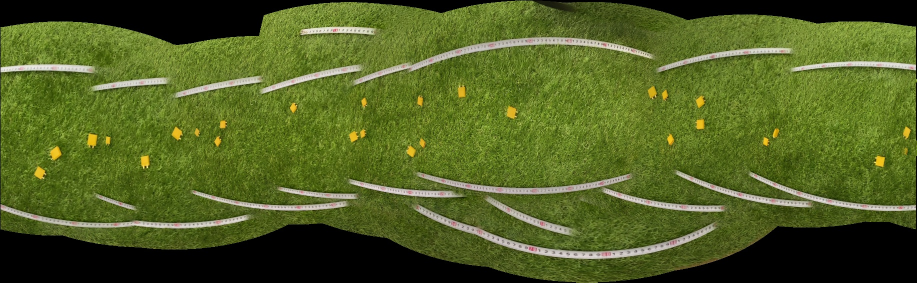
#> input picture compatpanoexample1.jpg, 1833 x 565 px (shown at 1/2 size)
$ python pano.py --first compatpanoexample1.jpg --second miyoshifloor.jpg
#> lines starting #> are read from the running program, lines starting #| are printed output that depends on the picture
### panorama.py
# import the necessary packages
import numpy as np
import imutils
import cv2


class Stitcher:
    def __init__(self):
        # determine if we are using OpenCV v3.X
        self.isv3 = imutils.is_cv3(or_better=True)

    def stitch(self, images, ratio=0.70, reprojThresh=4.0,
               showMatches=False):
        # unpack the images, then detect keypoints and extract
        # local invariant descriptors from them
        (imageB, imageA) = images
        (kpsA, featuresA) = self.detectAndDescribe(imageA)
        (kpsB, featuresB) = self.detectAndDescribe(imageB)
        # match features between the two images
        M = self.matchKeypoints(kpsA, kpsB,
                                featuresA, featuresB, ratio, reprojThresh)
        # if the match is None, then there aren't enough matched
        # keypoints to create a panorama
        #print(M)
        if M is None:
            return None
            # otherwise, apply a perspective warp to stitch the images
            # together
        (matches, H, status) = M
        result = cv2.warpPerspective(imageA, H,(imageA.shape[1] + imageB.shape[1], imageA.shape[0]))
        result[0:imageB.shape[0], 0:imageB.shape[1]] = imageB
            # check to see if the keypoint matches should be visualized
        if showMatches:
            vis = self.drawMatches(imageA, imageB, kpsA, kpsB, matches,
                                       status)
                # return a tuple of the stitched image and the
                # visualization
            return (result, vis)
            # return the stitched image
        return result

    def detectAndDescribe(self, image):
        # convert the image to grayscale
        gray = cv2.cvtColor(image, cv2.COLOR_BGR2GRAY)
        # check to see if we are using OpenCV 3.X
        if self.isv3:
            # detect and extract features from the image
            descriptor = cv2.xfeatures2d.SIFT_create()
            (kps, features) = descriptor.detectAndCompute(image, None)
        # otherwise, we are using OpenCV 2.4.X
        else:
            # detect keypoints in the image
            detector = cv2.FeatureDetector_create("SIFT")
            kps = detector.detect(gray)
            # extract features from the image
            extractor = cv2.DescriptorExtractor_create("SIFT")
            (kps, features) = extractor.compute(gray, kps)
        # convert the keypoints from KeyPoint objects to NumPy
        # arrays
        kps = np.float32([kp.pt for kp in kps])
        # return a tuple of keypoints and features
        return (kps, features)


    def matchKeypoints(self, kpsA, kpsB, featuresA, featuresB,
                       ratio, reprojThresh):
        # compute the raw matches and initialize the list of actual
        # matches
        matcher = cv2.DescriptorMatcher_create("BruteForce")
        rawMatches = matcher.knnMatch(featuresA, featuresB, 2)
        matches = []
        # loop over the raw matches
        for m in rawMatches:
            # ensure the distance is within a certain ratio of each
            # other (i.e. Lowe's ratio test)
            if len(m) == 2 and m[0].distance < m[1].distance * ratio:
                matches.append((m[0].trainIdx, m[0].queryIdx))

             # computing a homography requires at least 4 matches
            if len(matches) > 4:
                # construct the two sets of points
                ptsA = np.float32([kpsA[i] for (_, i) in matches])
                ptsB = np.float32([kpsB[i] for (i, _) in matches])
                # compute the homography between the two sets of points
                (H, status) = cv2.findHomography(ptsA, ptsB, cv2.RANSAC,
                                                     reprojThresh)
                # return the matches along with the homograpy matrix
                # and status of each matched point
                return (matches, H, status)
                # otherwise, no homograpy could be computed
        return None

    # [18 lines left out: function drawMatches, not called in this run]

### pano.py
# import the necessary packages
from panorama import Stitcher
import argparse
import imutils
import cv2

# construct the argument parse and parse the arguments
ap = argparse.ArgumentParser()
ap.add_argument("-f", "--first", required=True,
                help="path to the first image")
ap.add_argument("-s", "--second", required=True,
                help="path to the second image")
args = vars(ap.parse_args())

# load the two images and resize them to have a width of 400 pixels
# (for faster processing)
imageA = cv2.imread(args["first"])
#> imageA is the input picture: shape (565, 1833, 3); mean B, G, R 35.7, 96.3, 81.4
imageB = cv2.imread(args["second"])
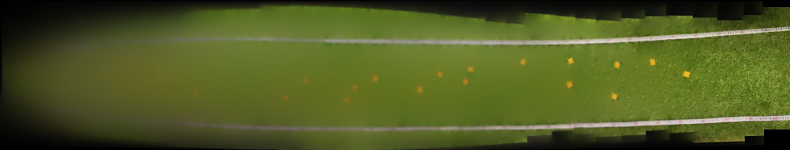
#> input picture miyoshifloor.jpg, 1580 x 300 px (shown at 1/2 size)
#> imageB is the input picture: shape (300, 1580, 3); mean B, G, R 36.2, 90.4, 80.4

#imageA = imutils.resize(imageA, width=400)
#imageB = imutils.resize(imageB, width=400)
# stitch the images together to create a panorama
stitcher = Stitcher()
(result, vis) = stitcher.stitch(([imageA, imageB]), showMatches=True)
#> in detectAndDescribe, `gray = cv2.cvtColor(image, cv2.COLOR_BGR2GRAY)`:
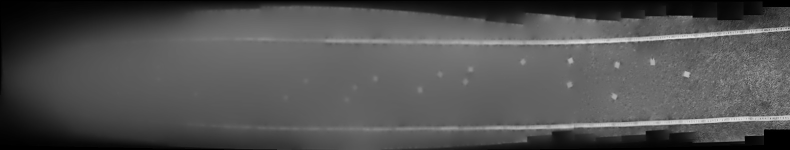
#> gray: shape (300, 1580) (shown at 1/2 size); min 0, max 231, mean 81.2
#> in detectAndDescribe, `kps = detector.detect(gray)`: kps = 562 keypoints; strongest (x, y, size): (1373, 148, 7.8), (1270, 79, 7.9), (1518, 62, 7), (1545, 60, 6.9)
#> in detectAndDescribe, `kps = np.float32([kp.pt for kp in kps])`: kps = 562 pairs, first value 564 to 1576.1, second value 15.35 to 283.1
#> in stitch, `(kpsA, featuresA) = self.detectAndDescribe(imageA)`: kpsA has the same summary as kps in detectAndDescribe
#> in detectAndDescribe (call 2), `gray = cv2.cvtColor(image, cv2.COLOR_BGR2GRAY)`:
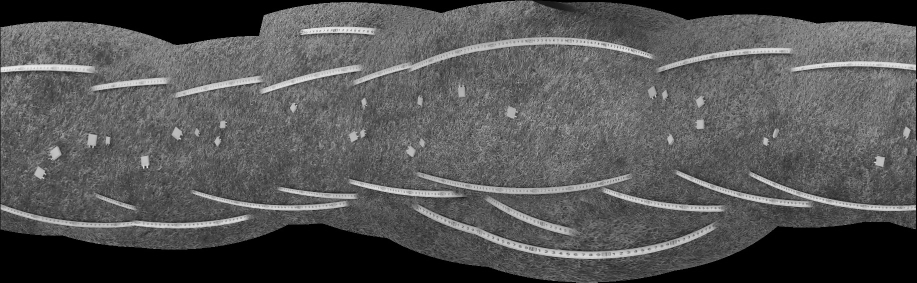
#> gray: shape (565, 1833) (shown at 1/2 size); min 0, max 241, mean 84.9
#> in detectAndDescribe (call 2), `kps = detector.detect(gray)`: kps = 9082 keypoints; strongest (x, y, size): (291, 334, 2.5), (287, 335, 2), (91, 348, 1.9), (360, 277, 2.1)
#> in detectAndDescribe (call 2), `kps = np.float32([kp.pt for kp in kps])`: kps = 9082 pairs, first value 2.47 to 1830.2, second value 3.16 to 560.9
#> in stitch, `(kpsB, featuresB) = self.detectAndDescribe(imageB)`: kpsB has the same summary as kps in detectAndDescribe
#> in matchKeypoints, `rawMatches = matcher.knnMatch(featuresA, featuresB, 2)`: rawMatches = 562 matches
#> the loop in matchKeypoints, `for m in rawMatches: # ensure the distance is within a certain ratio o..` made 399 passes
#> status on pass 399: [0, 0, 0, 0, 0]
#> after the loop in matchKeypoints, `for m in rawMatches:`: matches = [(8065, 56), (5605, 281), (5835, 355), (8813, 392), (2628, 398)]
#> in stitch, `(matches, H, status) = M`: status = [0, 0, 0, 0, 0]
#> (the run stopped early here; a loop or call above may not have finished)
